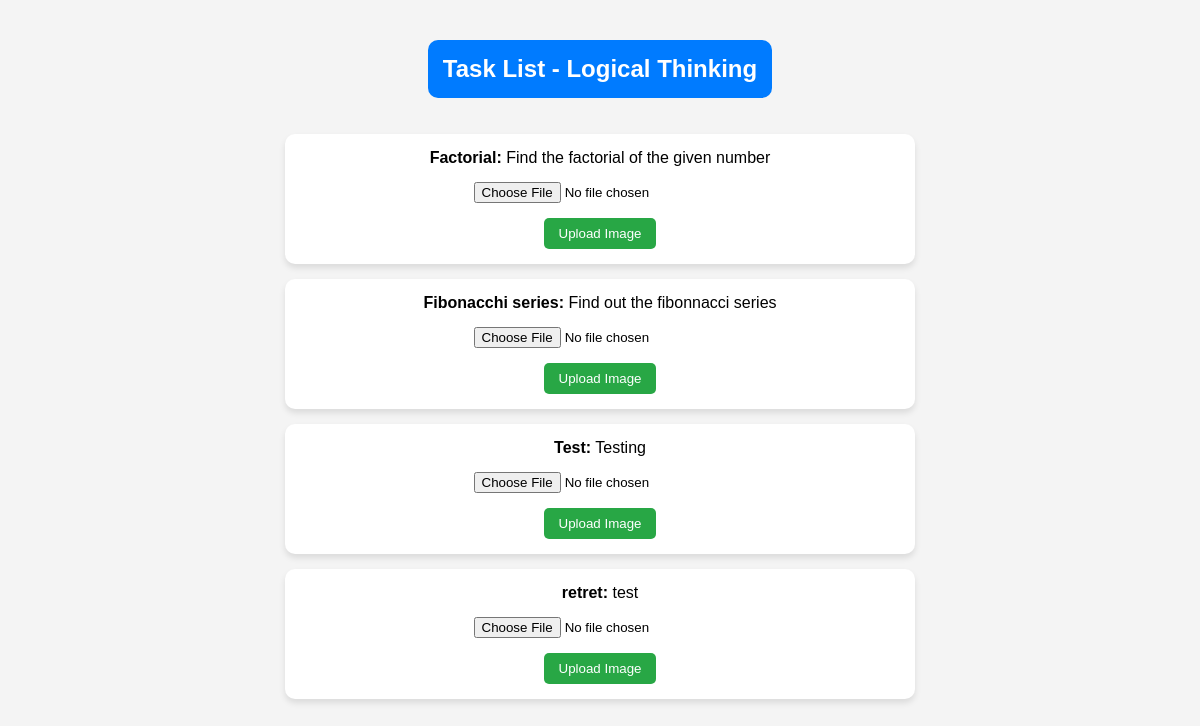
Screenshot of /logical_thinking_task.php (signed in) with the database file from the repository.
### tables this page shows
CREATE TABLE `tasks` (
  `id` int NOT NULL AUTO_INCREMENT,
  `course_id` varchar(255) DEFAULT NULL,
  `task_name` varchar(255) DEFAULT NULL,
  `category` varchar(255) DEFAULT NULL,
  `description` text,
  PRIMARY KEY (`id`)
);

### logical_thinking_task.php (called while the page is built)
<?php
$category = 'Logical Thinking';
include 'user_task_page.php';
?>

### user_task_page.php (the view, shortened to what this page needs)
<?php
include 'includes/db.php';
$sql = "SELECT * FROM tasks WHERE category = ?";
$stmt = $conn->prepare($sql);
$stmt->bind_param("s", $category);
$stmt->execute();
$result = $stmt->get_result();
?>
<!DOCTYPE html>
<html>
<head>
</head>
<body>
    <h2>Task List - <?php echo htmlspecialchars($category); ?></h2>
    <ul>
        <?php
        if ($result->num_rows > 0) {
            while ($row = $result->fetch_assoc()) {
                echo "<li><strong>" . htmlspecialchars($row["task_name"]) . ":</strong> " . htmlspecialchars($row["description"]);
                echo "<br><form method='post' enctype='multipart/form-data'>
                        <input type='hidden' name='task_id' value='" . htmlspecialchars($row["id"]) . "'>
                        <input type='file' name='task_image' required>
                        <input type='submit' value='Upload Image'>
                      </form></li>";
            }
        } else {
            echo "<li>No tasks available</li>";
        }
        ?>
    </ul>
</body>
</html>

### user_task_page.php (style rules this page uses)
body { font-family: Arial, sans-serif; background: #f4f4f4; margin: 0; padding: 20px; text-align: center; }
h2 { background: #007bff; color: white; padding: 15px; border-radius: 10px; display: inline-block; }
ul { list-style: none; padding: 0; }
li { background: white; margin: 15px auto; padding: 15px; border-radius: 10px; box-shadow: 0px 4px 6px rgba(0, 0, 0, 0.1); transition: transform 0.2s; max-width: 600px; }
form { margin-top: 10px; }
input[type="file"] { display: block; margin: 10px auto; padding: 5px; }
input[type="submit"] { background: #28a745; color: white; padding: 8px 15px; border: none; border-radius: 5px; cursor: pointer; transition: background 0.3s; }

### rows the page displays
tasks: task_name "Factorial", description "Find the factorial of the given number"
tasks: task_name "Fibonacchi series", description "Find out the fibonnacci series"
tasks: task_name "Test", description "Testing"
tasks: task_name "retret", description "test"

### other values shown
$category "Logical Thinking"
